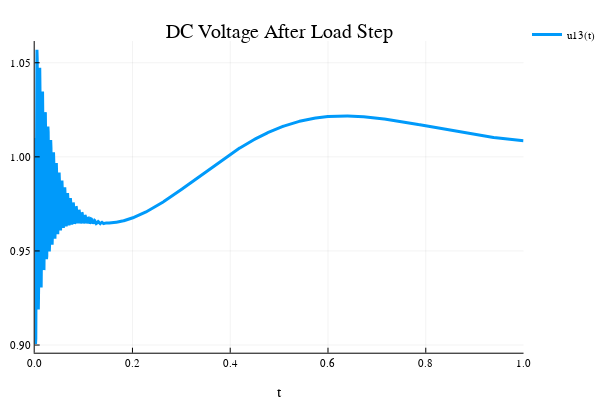

The code cell stored with this chart in its notebook:
### Code cell
plot(sol2,vars=(0,13),title = "DC Voltage After Load Step")

### Figure 1 — Plotly figure (JSON) as saved in the notebook; plotly's stock layout.template omitted (floating-point values rounded to 4 significant figures; data arrays with more than 128 entries replaced by an {"elided": "..."} marker saying what was removed)
{"data": [{"colorbar": {"title": ""}, "hoverinfo": "text", "legendgroup": "u13(t)", "line": {"color": "rgba(0, 154, 250, 1.000)", "dash": "solid", "shape": "linear", "width": 3}, "mode": "lines", "name": "u13(t)", "showlegend": true, "text": {"elided": "1740 null values"}, "type": "scatter", "x": {"elided": "1740 float values"}, "xaxis": "x1", "y": {"elided": "1740 float values"}, "yaxis": "y1", "zmax": null, "zmin": null}], "layout": {"annotations": [{"font": {"color": "rgba(0, 0, 0, 1.000)", "family": "sans-serif", "size": 20}, "rotation": 0, "showarrow": false, "text": "DC Voltage After Load Step", "x": 0.5296, "xanchor": "center", "xref": "paper", "y": 1, "yanchor": "top", "yref": "paper"}], "height": 400, "legend": {"bgcolor": "rgba(255, 255, 255, 1.000)", "bordercolor": "rgba(0, 0, 0, 1.000)", "font": {"color": "rgba(0, 0, 0, 1.000)", "family": "sans-serif", "size": 11}, "tracegroupgap": 0, "x": 1, "y": 1}, "margin": {"b": 20, "l": 0, "r": 0, "t": 20}, "paper_bgcolor": "rgba(255, 255, 255, 1.000)", "plot_bgcolor": "rgba(255, 255, 255, 1.000)", "showlegend": true, "width": 600, "xaxis": {"anchor": "y1", "domain": [0.06582, 0.9934], "gridcolor": "rgba(0, 0, 0, 0.100)", "gridwidth": 0.5, "linecolor": "rgba(0, 0, 0, 1.000)", "mirror": false, "range": [0, 1], "showgrid": true, "showline": true, "showticklabels": true, "tickangle": 0, "tickcolor": "rgb(0, 0, 0)", "tickfont": {"color": "rgba(0, 0, 0, 1.000)", "family": "sans-serif", "size": 11}, "tickmode": "array", "ticks": "inside", "ticktext": ["0.0", "0.2", "0.4", "0.6", "0.8", "1.0"], "tickvals": [0, 0.2, 0.4, 0.6, 0.8, 1], "title": "t", "titlefont": {"color": "rgba(0, 0, 0, 1.000)", "family": "sans-serif", "size": 15}, "type": "-", "visible": true, "zeroline": false, "zerolinecolor": "rgba(0, 0, 0, 1.000)"}, "yaxis": {"anchor": "x1", "domain": [0.07581, 0.9415], "gridcolor": "rgba(0, 0, 0, 0.100)", "gridwidth": 0.5, "linecolor": "rgba(0, 0, 0, 1.000)", "mirror": false, "range": [0.8959, 1.062], "showgrid": true, "showline": true, "showticklabels": true, "tickangle": 0, "tickcolor": "rgb(0, 0, 0)", "tickfont": {"color": "rgba(0, 0, 0, 1.000)", "family": "sans-serif", "size": 11}, "tickmode": "array", "ticks": "inside", "ticktext": ["0.90", "0.95", "1.00", "1.05"], "tickvals": [0.9, 0.95, 1, 1.05], "title": "", "titlefont": {"color": "rgba(0, 0, 0, 1.000)", "family": "sans-serif", "size": 15}, "type": "-", "visible": true, "zeroline": false, "zerolinecolor": "rgba(0, 0, 0, 1.000)"}}}
